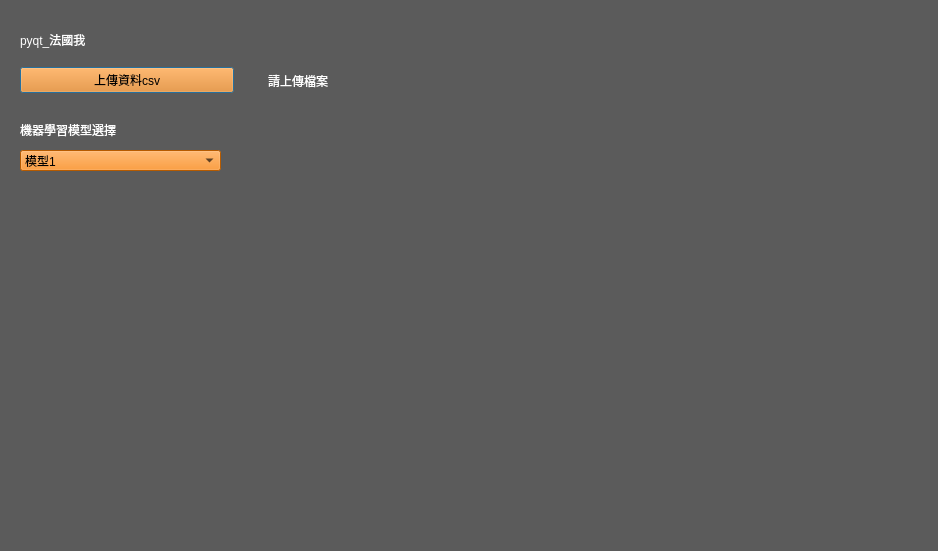
<?xml version="1.0" encoding="UTF-8"?>
<ui version="4.0">
 <class>Dialog</class>
 <widget class="QDialog" name="Dialog">
  <property name="geometry">
   <rect>
    <x>0</x>
    <y>0</y>
    <width>938</width>
    <height>551</height>
   </rect>
  </property>
  <property name="windowTitle">
   <string>Dialog</string>
  </property>
  <property name="styleSheet">
   <string notr="true">#Dialog
{
background-color: #5B5B5B;
}</string>
  </property>
  <property name="sizeGripEnabled">
   <bool>false</bool>
  </property>
  <property name="modal">
   <bool>false</bool>
  </property>
  <widget class="QWidget" name="horizontalLayoutWidget">
   <property name="geometry">
    <rect>
     <x>20</x>
     <y>60</y>
     <width>461</width>
     <height>41</height>
    </rect>
   </property>
   <layout class="QHBoxLayout" name="horizontalLayout">
    <item>
     <widget class="QPushButton" name="pushButton">
      <property name="styleSheet">
       <string notr="true">#pushButton{

background-color: 	#FF8000;


}</string>
      </property>
      <property name="text">
       <string>上傳資料csv</string>
      </property>
      <property name="default">
       <bool>false</bool>
      </property>
     </widget>
    </item>
    <item>
     <spacer name="horizontalSpacer">
      <property name="orientation">
       <enum>Qt::Horizontal</enum>
      </property>
      <property name="sizeType">
       <enum>QSizePolicy::Fixed</enum>
      </property>
      <property name="sizeHint" stdset="0">
       <size>
        <width>28</width>
        <height>26</height>
       </size>
      </property>
     </spacer>
    </item>
    <item>
     <widget class="QLabel" name="label_3">
      <property name="styleSheet">
       <string notr="true">color:white;</string>
      </property>
      <property name="text">
       <string>請上傳檔案</string>
      </property>
     </widget>
    </item>
   </layout>
  </widget>
  <widget class="QComboBox" name="comboBox">
   <property name="geometry">
    <rect>
     <x>20</x>
     <y>150</y>
     <width>201</width>
     <height>21</height>
    </rect>
   </property>
   <property name="styleSheet">
    <string notr="true">#comboBox{

background-color: 	#FF8000

}</string>
   </property>
   <item>
    <property name="text">
     <string>模型1</string>
    </property>
   </item>
   <item>
    <property name="text">
     <string>模型2</string>
    </property>
   </item>
   <item>
    <property name="text">
     <string>模型3</string>
    </property>
   </item>
  </widget>
  <widget class="QLabel" name="label_2">
   <property name="geometry">
    <rect>
     <x>20</x>
     <y>110</y>
     <width>96</width>
     <height>39</height>
    </rect>
   </property>
   <property name="styleSheet">
    <string notr="true">color:white;</string>
   </property>
   <property name="text">
    <string>機器學習模型選擇</string>
   </property>
  </widget>
  <widget class="QLabel" name="label">
   <property name="geometry">
    <rect>
     <x>20</x>
     <y>20</y>
     <width>289</width>
     <height>39</height>
    </rect>
   </property>
   <property name="styleSheet">
    <string notr="true">#label, #label_2{

color:white;
}</string>
   </property>
   <property name="text">
    <string>pyqt_法國我</string>
   </property>
  </widget>
 </widget>
 <resources>
  <include location="../../Desktop/logo/qt.qrc"/>
 </resources>
 <connections>
  <connection>
   <sender>pushButton</sender>
   <signal>clicked()</signal>
   <receiver>pushButton</receiver>
   <slot>click()</slot>
   <hints>
    <hint type="sourcelabel">
     <x>164</x>
     <y>91</y>
    </hint>
    <hint type="destinationlabel">
     <x>164</x>
     <y>91</y>
    </hint>
   </hints>
  </connection>
 </connections>
</ui>
